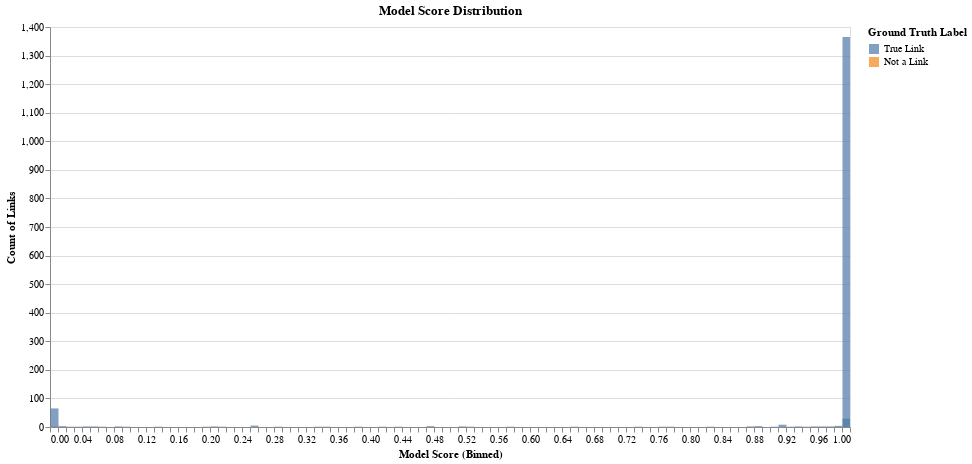

Source (notebook cell):
### Code cell
tutorial.plot_model_score_distribution(df_predictions)

### Figure 1 — Vega-Lite specification as saved in the notebook (floating-point values rounded to 4 significant figures)
{"config": {"view": {"continuousWidth": 400, "continuousHeight": 300}}, "data": {"name": "data-c7eaf7d0cf6e8d157bc5d10e7911caa4"}, "mark": {"type": "bar", "binSpacing": 0, "opacity": 0.7}, "encoding": {"color": {"type": "nominal", "field": "ground_truth", "legend": {"title": "Ground Truth Label"}, "scale": {"domain": ["True Link", "Not a Link"], "scheme": "tableau10"}}, "opacity": {"condition": {"value": 0.7, "selection": "selector005"}, "value": 0.2}, "tooltip": [{"type": "quantitative", "field": "model_score", "title": "Model Score"}, {"type": "nominal", "field": "ground_truth", "title": "Ground Truth"}, {"type": "quantitative", "field": "count", "title": "Count of Links"}], "x": {"type": "quantitative", "axis": {"tickCount": 5, "title": "Model Score (Binned)"}, "bin": {"extent": [0, 1], "step": 0.01}, "field": "model_score"}, "y": {"type": "quantitative", "axis": {"title": "Count of Links"}, "field": "count", "stack": null}}, "height": 400, "selection": {"selector005": {"type": "multi", "fields": ["ground_truth"], "bind": "legend"}, "selector006": {"type": "interval", "bind": "scales", "encodings": ["x", "y"]}}, "title": "Model Score Distribution", "width": 800, "$schema": "https://vega.github.io/schema/vega-lite/v4.8.1.json", "datasets": {"data-c7eaf7d0cf6e8d157bc5d10e7911caa4": [{"model_score": 0.0, "ground_truth": "Not a Link", "count": 2}, {"model_score": 0.0, "ground_truth": "True Link", "count": 65}, {"model_score": 0.01, "ground_truth": "True Link", "count": 3}, {"model_score": 0.02, "ground_truth": "True Link", "count": 1}, {"model_score": 0.03, "ground_truth": "True Link", "count": 1}, {"model_score": 0.04, "ground_truth": "True Link", "count": 2}, {"model_score": 0.05, "ground_truth": "True Link", "count": 2}, {"model_score": 0.06, "ground_truth": "True Link", "count": 1}, {"model_score": 0.08, "ground_truth": "True Link", "count": 2}, {"model_score": 0.09, "ground_truth": "True Link", "count": 1}, {"model_score": 0.13, "ground_truth": "True Link", "count": 1}, {"model_score": 0.19, "ground_truth": "True Link", "count": 1}, {"model_score": 0.2, "ground_truth": "True Link", "count": 2}, {"model_score": 0.21, "ground_truth": "True Link", "count": 1}, {"model_score": 0.25, "ground_truth": "True Link", "count": 5}, {"model_score": 0.28, "ground_truth": "True Link", "count": 1}, {"model_score": 0.33, "ground_truth": "True Link", "count": 1}, {"model_score": 0.34, "ground_truth": "True Link", "count": 1}, {"model_score": 0.38, "ground_truth": "True Link", "count": 1}, {"model_score": 0.41, "ground_truth": "True Link", "count": 1}, {"model_score": 0.43, "ground_truth": "True Link", "count": 1}, {"model_score": 0.47, "ground_truth": "True Link", "count": 3}, {"model_score": 0.51, "ground_truth": "True Link", "count": 2}, {"model_score": 0.52, "ground_truth": "True Link", "count": 1}, {"model_score": 0.57, "ground_truth": "True Link", "count": 1}, {"model_score": 0.65, "ground_truth": "True Link", "count": 1}, {"model_score": 0.73, "ground_truth": "True Link", "count": 1}, {"model_score": 0.76, "ground_truth": "True Link", "count": 1}, {"model_score": 0.77, "ground_truth": "True Link", "count": 1}, {"model_score": 0.82, "ground_truth": "True Link", "count": 1}, {"model_score": 0.87, "ground_truth": "True Link", "count": 2}, {"model_score": 0.88, "ground_truth": "True Link", "count": 3}, {"model_score": 0.9, "ground_truth": "True Link", "count": 1}, {"model_score": 0.91, "ground_truth": "True Link", "count": 8}, {"model_score": 0.92, "ground_truth": "True Link", "count": 1}, {"model_score": 0.93, "ground_truth": "True Link", "count": 2}, {"model_score": 0.94, "ground_truth": "True Link", "count": 1}, {"model_score": 0.95, "ground_truth": "True Link", "count": 2}, {"model_score": 0.96, "ground_truth": "True Link", "count": 2}, {"model_score": 0.97, "ground_truth": "True Link", "count": 2}, {"model_score": 0.98, "ground_truth": "True Link", "count": 4}, {"model_score": 0.99, "ground_truth": "True Link", "count": 29}, {"model_score": 1.0, "ground_truth": "True Link", "count": 1365}]}}
